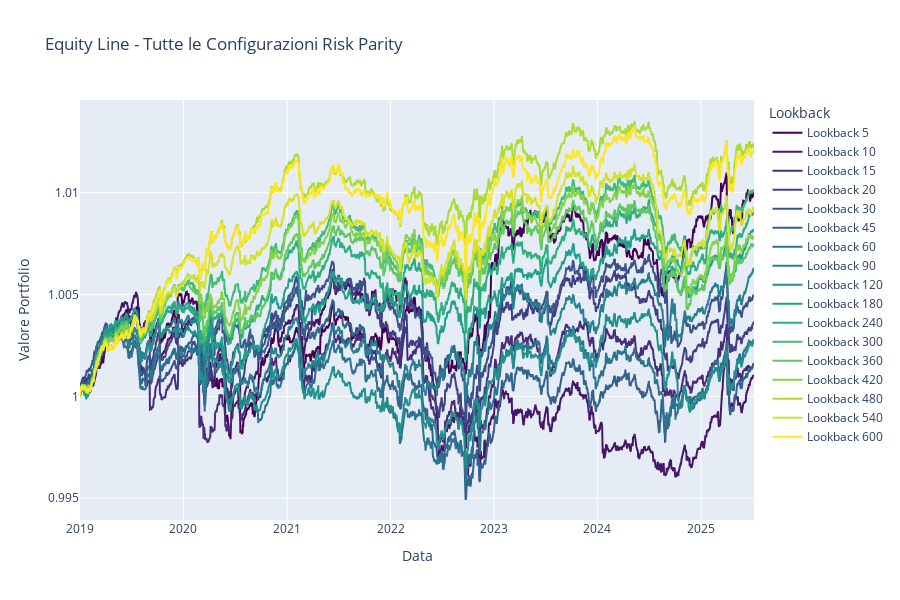

Notebook code cell kept with this figure:
### Code cell
# 📈 PLOT DI TUTTE LE EQUITY LINE DELLE CONFIGURAZIONI RISK PARITY
import plotly.graph_objects as go

# Filtra solo le configurazioni risk parity
risk_parity_df = results_df[results_df['method'] == 'risk_parity'].copy()
risk_parity_df = risk_parity_df.sort_values('lookback')

if len(risk_parity_df) == 0:
    print("Nessuna configurazione risk parity trovata!")
else:
    fig = go.Figure()
    colors = px.colors.sample_colorscale('Viridis', [i/(len(risk_parity_df)-1) if len(risk_parity_df)>1 else 0 for i in range(len(risk_parity_df))])
    for idx, (i, row) in enumerate(risk_parity_df.iterrows()):
        result = row['result']
        portfolio_data = result['portfolio_data']
        lookback = int(row['lookback'])
        fig.add_trace(
            go.Scatter(
                x=portfolio_data.index,
                y=portfolio_data['value'],
                mode='lines',
                name=f'Lookback {lookback}',
                line=dict(color=colors[idx], width=2)
            )
        )
    fig.update_layout(
        title="Equity Line - Tutte le Configurazioni Risk Parity",
        xaxis_title="Data",
        yaxis_title="Valore Portfolio",
        legend_title="Lookback",
        height=600
    )
    fig.show()

### Figure 1 — Plotly figure (JSON) as saved in the notebook; plotly's stock layout.template omitted (floating-point values rounded to 4 significant figures; data arrays with more than 128 entries replaced by an {"elided": "..."} marker saying what was removed)
{"data": [{"line": {"color": "rgb(68, 1, 84)", "width": 2}, "mode": "lines", "name": "Lookback 5", "type": "scatter", "x": {"elided": "2380 str values"}, "y": {"elided": "2380 float values"}}, {"line": {"color": "rgb(70, 23, 104)", "width": 2}, "mode": "lines", "name": "Lookback 10", "type": "scatter", "x": {"elided": "2380 str values"}, "y": {"elided": "2380 float values"}}, {"line": {"color": "rgb(71, 44, 122)", "width": 2}, "mode": "lines", "name": "Lookback 15", "type": "scatter", "x": {"elided": "2380 str values"}, "y": {"elided": "2380 float values"}}, {"line": {"color": "rgb(65, 63, 132)", "width": 2}, "mode": "lines", "name": "Lookback 20", "type": "scatter", "x": {"elided": "2380 str values"}, "y": {"elided": "2380 float values"}}, {"line": {"color": "rgb(59, 81, 138)", "width": 2}, "mode": "lines", "name": "Lookback 30", "type": "scatter", "x": {"elided": "2380 str values"}, "y": {"elided": "2380 float values"}}, {"line": {"color": "rgb(51, 98, 141)", "width": 2}, "mode": "lines", "name": "Lookback 45", "type": "scatter", "x": {"elided": "2380 str values"}, "y": {"elided": "2380 float values"}}, {"line": {"color": "rgb(45, 114, 142)", "width": 2}, "mode": "lines", "name": "Lookback 60", "type": "scatter", "x": {"elided": "2380 str values"}, "y": {"elided": "2380 float values"}}, {"line": {"color": "rgb(39, 128, 142)", "width": 2}, "mode": "lines", "name": "Lookback 90", "type": "scatter", "x": {"elided": "2380 str values"}, "y": {"elided": "2380 float values"}}, {"line": {"color": "rgb(34, 144, 140)", "width": 2}, "mode": "lines", "name": "Lookback 120", "type": "scatter", "x": {"elided": "2380 str values"}, "y": {"elided": "2380 float values"}}, {"line": {"color": "rgb(32, 160, 136)", "width": 2}, "mode": "lines", "name": "Lookback 180", "type": "scatter", "x": {"elided": "2380 str values"}, "y": {"elided": "2380 float values"}}, {"line": {"color": "rgb(45, 174, 127)", "width": 2}, "mode": "lines", "name": "Lookback 240", "type": "scatter", "x": {"elided": "2380 str values"}, "y": {"elided": "2380 float values"}}, {"line": {"color": "rgb(64, 187, 115)", "width": 2}, "mode": "lines", "name": "Lookback 300", "type": "scatter", "x": {"elided": "2380 str values"}, "y": {"elided": "2380 float values"}}, {"line": {"color": "rgb(96, 200, 96)", "width": 2}, "mode": "lines", "name": "Lookback 360", "type": "scatter", "x": {"elided": "2380 str values"}, "y": {"elided": "2380 float values"}}, {"line": {"color": "rgb(132, 211, 74)", "width": 2}, "mode": "lines", "name": "Lookback 420", "type": "scatter", "x": {"elided": "2380 str values"}, "y": {"elided": "2380 float values"}}, {"line": {"color": "rgb(172, 220, 49)", "width": 2}, "mode": "lines", "name": "Lookback 480", "type": "scatter", "x": {"elided": "2380 str values"}, "y": {"elided": "2380 float values"}}, {"line": {"color": "rgb(213, 226, 40)", "width": 2}, "mode": "lines", "name": "Lookback 540", "type": "scatter", "x": {"elided": "2380 str values"}, "y": {"elided": "2380 float values"}}, {"line": {"color": "rgb(253, 231, 37)", "width": 2}, "mode": "lines", "name": "Lookback 600", "type": "scatter", "x": {"elided": "2380 str values"}, "y": {"elided": "2380 float values"}}], "layout": {"height": 600, "legend": {"title": {"text": "Lookback"}}, "title": {"text": "Equity Line - Tutte le Configurazioni Risk Parity"}, "xaxis": {"title": {"text": "Data"}}, "yaxis": {"title": {"text": "Valore Portfolio"}}}}
